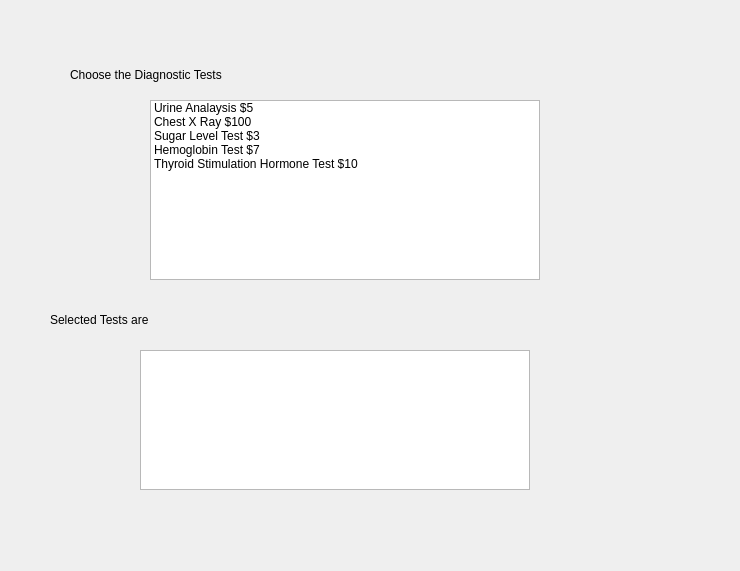
<?xml version="1.0" encoding="UTF-8"?>
<ui version="4.0">
 <class>Dialog</class>
 <widget class="QDialog" name="Dialog">
  <property name="geometry">
   <rect>
    <x>0</x>
    <y>0</y>
    <width>740</width>
    <height>571</height>
   </rect>
  </property>
  <property name="windowTitle">
   <string>Dialog</string>
  </property>
  <widget class="QLabel" name="label">
   <property name="geometry">
    <rect>
     <x>70</x>
     <y>60</y>
     <width>220</width>
     <height>30</height>
    </rect>
   </property>
   <property name="text">
    <string>Choose the Diagnostic Tests</string>
   </property>
  </widget>
  <widget class="QLabel" name="labelTest">
   <property name="geometry">
    <rect>
     <x>50</x>
     <y>300</y>
     <width>150</width>
     <height>40</height>
    </rect>
   </property>
   <property name="text">
    <string>Selected Tests are</string>
   </property>
  </widget>
  <widget class="QListWidget" name="listWidgetDiagnosis">
   <property name="geometry">
    <rect>
     <x>150</x>
     <y>100</y>
     <width>390</width>
     <height>180</height>
    </rect>
   </property>
   <property name="selectionMode">
    <enum>QAbstractItemView::MultiSelection</enum>
   </property>
   <item>
    <property name="text">
     <string>Urine Analaysis $5</string>
    </property>
   </item>
   <item>
    <property name="text">
     <string>Chest X Ray $100</string>
    </property>
   </item>
   <item>
    <property name="text">
     <string>Sugar Level Test $3</string>
    </property>
   </item>
   <item>
    <property name="text">
     <string>Hemoglobin Test $7</string>
    </property>
   </item>
   <item>
    <property name="text">
     <string>Thyroid Stimulation Hormone Test $10</string>
    </property>
   </item>
  </widget>
  <widget class="QListWidget" name="listWidgetSelectedTests">
   <property name="geometry">
    <rect>
     <x>140</x>
     <y>350</y>
     <width>390</width>
     <height>140</height>
    </rect>
   </property>
  </widget>
 </widget>
 <resources/>
 <connections/>
</ui>
